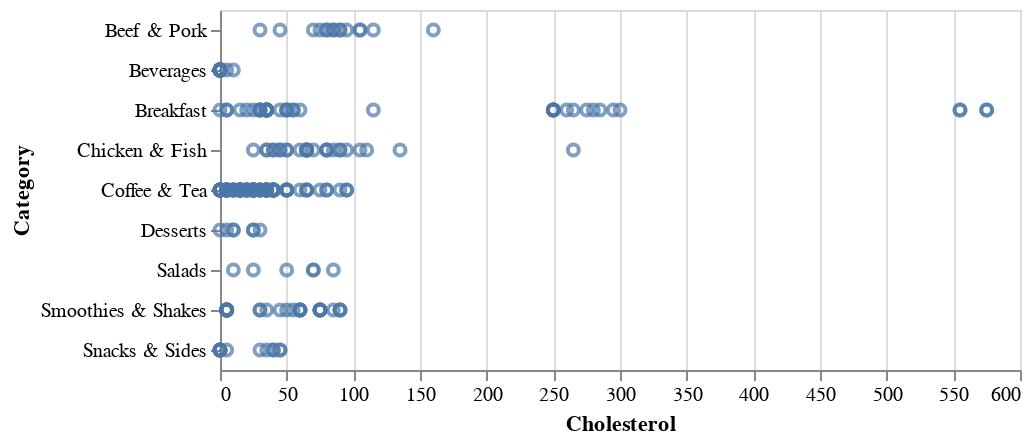

The notebook cell saved with this chart:
### Code cell
alt.Chart(df).mark_point().encode(
x='Cholesterol',
y = 'Category')

### Figure 1 — Vega-Lite specification as saved in the notebook (floating-point values rounded to 4 significant figures; data arrays with more than 128 entries replaced by an {"elided": "..."} marker saying what was removed)
{"config": {"view": {"continuousWidth": 400, "continuousHeight": 300}}, "data": {"name": "data-a360ffbb61831f1bb4b9ad76deb73333"}, "mark": "point", "encoding": {"x": {"type": "quantitative", "field": "Cholesterol"}, "y": {"type": "nominal", "field": "Category"}}, "$schema": "https://vega.github.io/schema/vega-lite/v4.8.1.json", "datasets": {"data-a360ffbb61831f1bb4b9ad76deb73333": {"elided": "260 records"}}}
